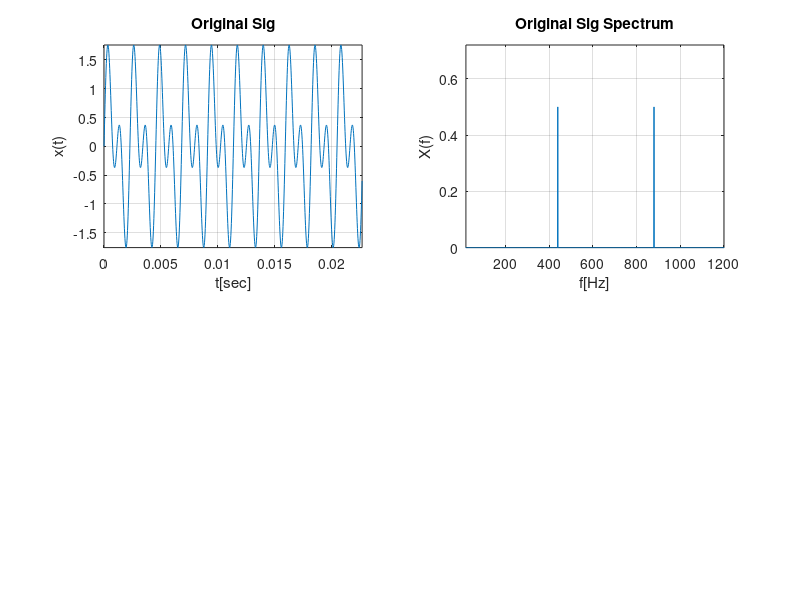

The MATLAB script that drew this image: (Note: this script raises an error after producing the figure.)
fs = 44100;
T = 1;
N = fs*T;
Ts = (1/fs);

t = (0:N-1)*Ts;
fgrid = fs*(0:N-1)/N;
frequencies = [440 880];

xt = sum(sin(2*pi.*[frequencies]'.*t)); Xf = (1/N)*fft(xt);
figure(1); subplot(221); plot(t(1:1000), xt(1:1000)); grid on; axis tight;
title("Original Sig"); xlabel("t[sec]"); ylabel("x(t)");
subplot(222); plot(fgrid, abs(Xf)); grid on; axis([20,1200, 0, 0.72]);
title("Original Sig Spectrum"); xlabel("f[Hz]"); ylabel("X(f)");

Gdb = 3;
fc = 440;
BW = 100;

[b,a] = peakWithAux(fc,Gdb,BW,fs);
y_ = filter(b,a,xt); yt = RelativeRMS(0,xt,y_); Yf = (1/N)*fft(yt);
subplot(223); plot(t(1:1000), yt(1:1000)); grid on; axis tight;
title("Filtered Sig"); xlabel("t[sec]"); ylabel("y(t)");
subplot(224); plot(fgrid,abs(Yf)); grid on; axis([20 1200 0 0.72]);
title("Filtered Sig Spectrum"); xlabel("f[Hz]"); ylabel("Y(f)");